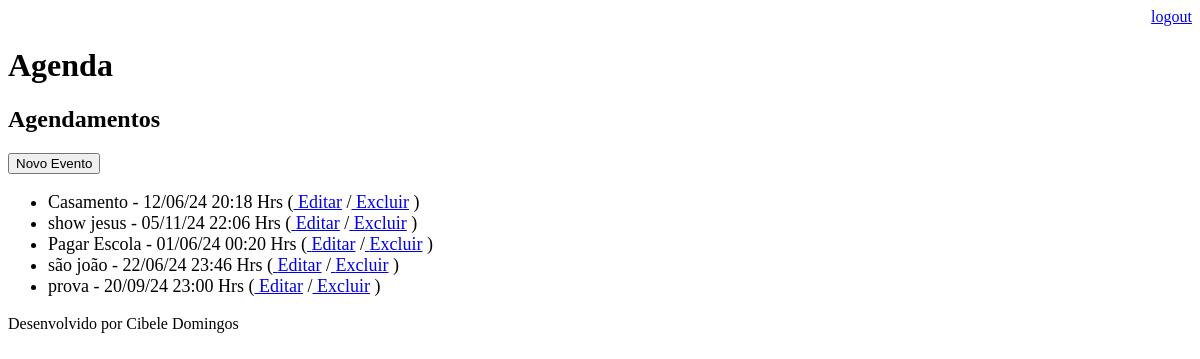
The app's page /agenda/ (signed in), older data.
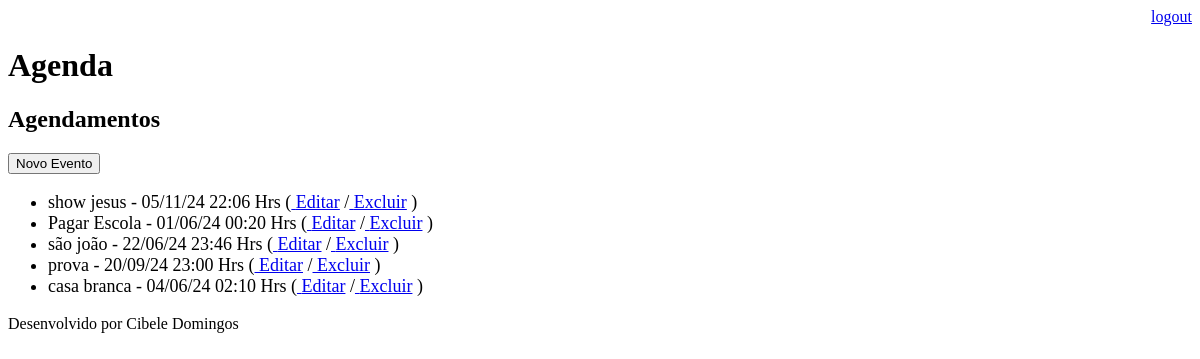
The same page, newer data.
### core/models.py (models this page shows, shortened)
class Evento(models.Model):
    titulo = models.CharField(max_length=100)
    descricao = models.TextField(blank=True, null=True)
    data_evento = models.DateTimeField(verbose_name='Data do Evento')
    data_criacao = models.DateTimeField(auto_now=True)
    usuario = models.ForeignKey(User, on_delete=models.CASCADE)
    class Meta:
        db_table = 'evento'
    def get_data_evento(self):
        return self.data_evento.strftime('%d/%m/%y  %H:%M Hrs')
    def get_evento_atrasado(self):
        if self.data_evento < datetime.now():
            return True
        else:
            return False

### core/views.py (the view)
# urls.py: path('agenda/', views.lista_eventos, name='lista_eventos'),
@login_required(login_url='/login/')
def lista_eventos(request):
    usuario = request.user
    data_atual = datetime.now() - timedelta(hours=1)
    evento = Evento.objects.filter(usuario=usuario,
                                   data_evento__gt=data_atual)
    dados = {'eventos': evento}
    return render(request, 'agenda.html', dados)

### core/templates/agenda.html (shortened to what this page needs)
{% extends "model-page.html" %}
{% block content %}
   <h2>Agendamentos</h2>
   <a href="evento/">
       <button type="button">Novo Evento</button>
   </a>
<ul style="font-size: 18px">
    {% for evento in eventos %}
        <li>
            <div style=>
                {{ evento.titulo }} - {{ evento.get_data_evento }}
                (<a href= "evento/?id={{ evento.id }}"> Editar</a>
                /<a href="{% url 'delete_evento' evento.id %}"> Excluir</a> )
            </div>
        </li>
    {% endfor %}
</ul>
{% endblock %}

Row changes from the older to the newer data that the page shows:
removed Evento: titulo "Casamento", get_data_evento "12/06/24 20:18 Hrs"
added Evento: titulo "casa branca", get_data_evento "04/06/24 02:10 Hrs"
